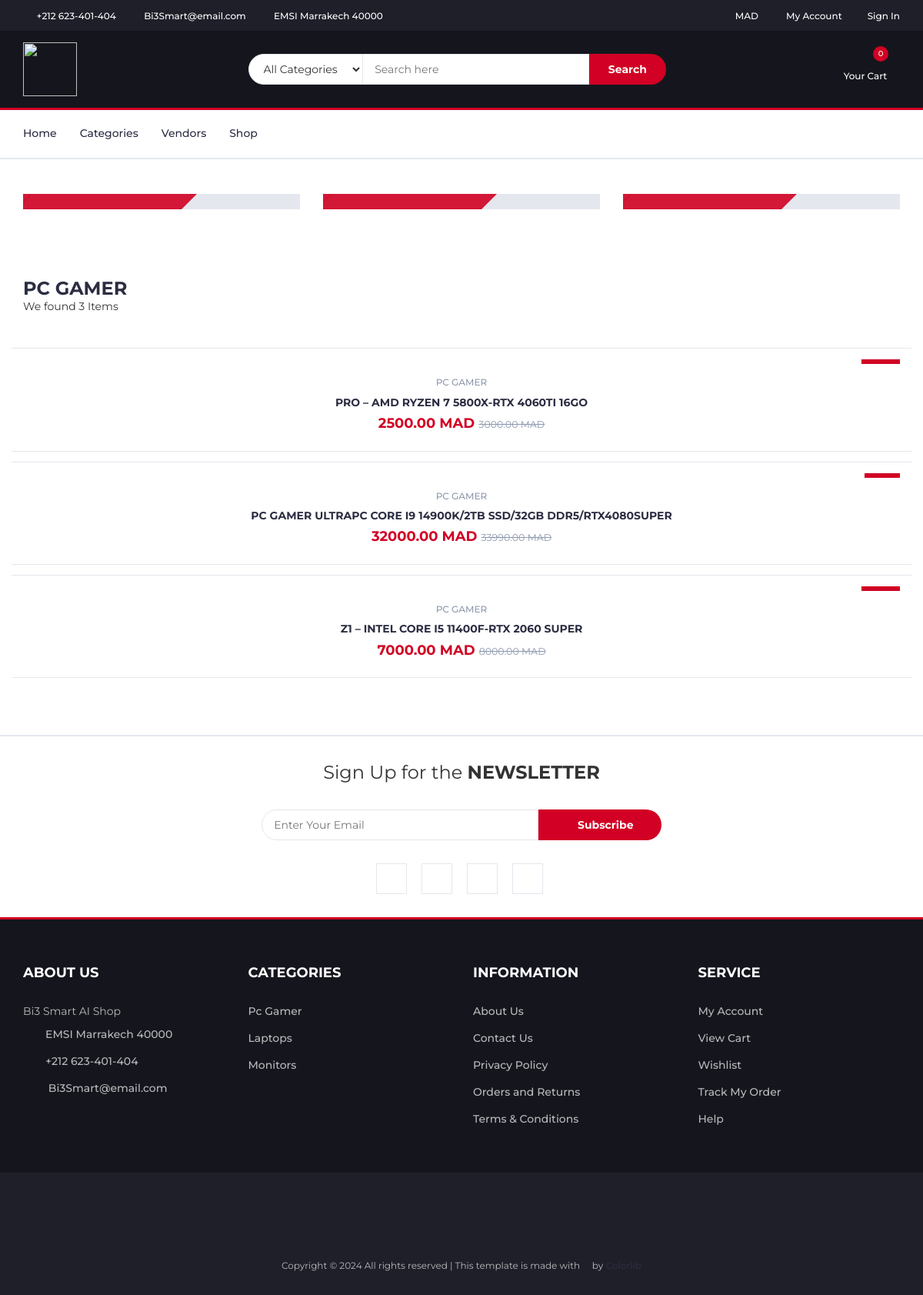
Page /category/catdda61ha5gp/ on the committed database.
### core/models.py (models this page shows, shortened)
class Category(models.Model):
    C_id= ShortUUIDField(unique=True, length=10, max_length=20,prefix="cat",alphabet="abcdefghijklmnop123456789")
    title = models.CharField(max_length=100,default="Title Category")
    image = models.ImageField(upload_to="category", default="category.jpg")
    class Meta:
        verbose_name_plural = "Categories"

class Product(models.Model):
    p_id= ShortUUIDField(unique=True, length=10, max_length=20,alphabet="abcdefghijklmnop123456789")
    title = models.CharField(max_length=100, default="Title Product")
    image = models.ImageField(upload_to=user_directory_path , default="product.jpg")
    description = CKEditor5Field(null=True, blank=True , default="This is the product")
    price = models.DecimalField(max_digits=10,decimal_places=2,default="1.99")
    old_price = models.DecimalField(max_digits=10,decimal_places=2, default="2.99")
    specefications = CKEditor5Field(null=True, blank=True)
    type = models.CharField(max_length=100, default="Electronics",null=True, blank=True)
    stock_count = models.CharField(max_length=100, default="10",null=True, blank=True)
    tags = TaggableManager(blank=True)
    product_status = models.CharField(choices=STATUS, max_length=10, default="in_review")
    status = models.BooleanField(default=True)
    in_stock  = models.BooleanField(default=True)
    featured  = models.BooleanField(default=False)
    digital  = models.BooleanField(default=False)
    user = models.ForeignKey(User, on_delete=models.SET_NULL, null=True)
    category = models.ForeignKey(Category, on_delete=models.SET_NULL, null=True,related_name="category")
    vendor = models.ForeignKey(Vendor, on_delete=models.SET_NULL, null=True , related_name="vendor")
    sku = ShortUUIDField(unique=True, length=4, max_length=20,prefix="sku",alphabet="123456789")
    date = models.DateTimeField(auto_now_add=True)
    updated = models.DateTimeField(null=True , blank=True)
    class Meta:
        verbose_name_plural = "Products"
    def get_precentage(self):
        new_price = (( self.old_price - self.price) / self.old_price)*100
        return new_price

### core/views.py (the view)
# urls.py: path("category/<C_id>/" , category_product_list_view , name="category_product_list"),
def category_product_list_view(request,C_id):
    category = Category.objects.get(C_id=C_id)
    products = Product.objects.filter(product_status="published" , category=category)
    context = {
        "category":category,
        "products":products,
    }
    return render(request,"core/category-product-list.html",context)

### core/context_processors.py (called while the page is built)
def default(request):
    categories = Category.objects.all()
    vendors = Vendor.objects.all()
    try:
        address = Address.objects.get(user=request.user)
    except:
        address =None
    return {
        'categories' : categories,
        'address':address,
        'vendors':vendors,
    }

### templates/core/category-product-list.html (shortened to what this page needs)
{% extends 'partials/base.html'%}
{% load static %}
{% block content %}
  <div class="section">
    <div class="container">
      <div class="row">
        <div class="col-md-4 col-xs-6">
          <div class="shop">
            <div class="shop-img">
            </div>
            <div class="shop-body">
            </div>
          </div>
        </div>
        <div class="col-md-4 col-xs-6">
          <div class="shop">
            <div class="shop-img">
            </div>
            <div class="shop-body">
            </div>
          </div>
        </div>
        <div class="col-md-4 col-xs-6">
          <div class="shop">
            <div class="shop-img">
            </div>
            <div class="shop-body">
            </div>
          </div>
        </div>
      </div>
    </div>
  </div>
  <div class="section">
    <div class="container">
      <div class="row">
        <div class="col-md-12">
          <div class="section-title">
            <h3 class="title">{{category.title}}</h3>
            <p class="product-price">
                We found {{products.count}} Item{{products.count|pluralize:"s"}}
            </p>
          </div>
        </div>
        <div class="col-md-12">
          <div class="row">
            <div class="products-tabs">
              <div id="tab1" class="tab-pane active">
                <div class="products-slick" data-nav="#slick-nav-1">
                  {% for product in products%}
                  <div class="product">
                    <a href="{% url 'core:product_detail' product.p_id%}">
                    <div class="product-img">
                      <div class="product-label">
                        <span class="new">-{{product.get_precentage|floatformat:0}}%</span>
                      </div>
                    </div>
                    <div class="product-body">
                      <p class="product-category">{{category.title}}</p>
                      <h3 class="product-name">
                        <a href="{% url 'core:product_detail' product.p_id%}">{{product.title}}</a>
                      </h3>
                      <h4 class="product-price">
                        {{product.price}} MAD <del class="product-old-price">{{product.old_price}} MAD</del>
                      </h4>
                    </div>
                  </a>
                  </div>
                  {% endfor%}
                </div>
              </div>
            </div>
          </div>
        </div>
      </div>
    </div>
  </div>
{% endblock content %}

### templates/partials/base.html (shortened to what this page needs)
{% load static %}
<!DOCTYPE html>
<html lang="en">
  <head>
    <link type="text/css" rel="stylesheet" href="{% static "assets/css/bootstrap.min.css" %}" />
    <link type="text/css" rel="stylesheet" href="{% static "assets/css/slick.css" %}" />
    <link type="text/css" rel="stylesheet" href="{% static "assets/css/slick-theme.css" %}" />
    <link type="text/css" rel="stylesheet" href="{% static "assets/css/nouislider.min.css" %}" />
    <link rel="stylesheet" href="{% static "assets/css/font-awesome.min.css" %}" />
    <link type="text/css" rel="stylesheet" href="{% static "assets/css/style.css" %}" />
  </head>
  <body>
    <header>
      <div id="top-header">
        <div class="container">
          <ul class="header-links pull-left">
            <li>
              <a href="#"><i class="fa fa-phone"></i> +212 623-401-404</a>
            </li>
            <li>
              <a href="#"><i class="fa fa-envelope-o"></i> Bi3Smart@email.com</a>
            </li>
            <li>
              <a href="#"
                ><i class="fa fa-map-marker"></i> EMSI Marrakech 40000</a
              >
            </li>
          </ul>
          <ul class="header-links pull-right">
            <li>
              <a href="#"><i class="fa fa-dollar"></i> MAD</a>
            </li>
            <li>
              <a href="#"><i class="fa fa-user-o"></i> My Account</a>
            </li>
            {% if request.user.is_authenticated %}
            <li>
              <a href="{% url 'userauths:sign-out'%}"><i class="fa fa-sign-out"></i>Sign Out</a>
            </li>
            {%else%}
            <li>
              <a href="{% url 'userauths:sign-in'%}"><i class="fa fa-sign-in"></i>Sign In</a>
            </li>
            {%endif%}
          </ul>
        </div>
      </div>
      <div id="header">
        <div class="container">
          <div class="row">
            <div class="col-md-3">
              <div class="header-logo">
                <a href="{% url 'core:index' %}" class="logo">
                  <img src="{% static "assets/img/logo.svg" %}" alt="" width="70" height="70" />
                </a>
              </div>
            </div>
            <div class="col-md-6">
              <div class="header-search">
                  <form action="{% url 'core:search' %}" method="GET">
                      <select class="input-select" name="category">
                          <option value="0">All Categories</option>
                      </select>
                      <input class="input" type="text" name="q" placeholder="Search here" />
                      <button type="submit" class="search-btn">Search</button>
                  </form>
              </div>
          </div>
            <div class="col-md-3 clearfix">
              <div class="header-ctn">
                <div class="dropdown">
                  <a class="dropdown-toggle" data-toggle="dropdown" aria-expanded="true" href="{% url 'core:cart' %}">
                    <i class="fa fa-shopping-cart"></i>
                    <span>Your Cart</span>
                    <div class="qty cart-items-count" id="cart-items-count">{{request.session.cart_data_obj|length}}</div>
                  </a>
                </div>
              </div>
            </div>
          </div>
        </div>
      </div>
    </header>
  <nav id="navigation">
    <div class="container">
      <div id="responsive-nav">
        <ul class="main-nav nav navbar-nav">
          <li><a href="{% url 'core:index' %}">Home</a></li>
          <li><a href="{% url 'core:category_list' %}">Categories</a></li>
          <li><a href="{% url 'core:vendors-list' %}">Vendors</a></li>
          <li><a href="{% url 'core:product_list' %}">Shop</a></li>
        </ul>
      </div>
    </div>
  </nav>
{% block content %}
{% endblock content %}
 <div id="newsletter" class="section">
  <div class="container">
    <div class="row">
      <div class="col-md-12">
        <div class="newsletter">
          <p>Sign Up for the <strong>NEWSLETTER</strong></p>
          <form>
            <input
              class="input"
              type="email"
              placeholder="Enter Your Email"
            />
            <button class="newsletter-btn">
              <i class="fa fa-envelope"></i> Subscribe
            </button>
          </form>
          <ul class="newsletter-follow">
            <ul class="list-inline">
              <li>
                  <a href="#"><i class="fa fa-facebook" style="color: #3b5998;"></i></a>
              </li>
              <li>
                  <a href="#"><i class="fa fa-twitter" style="color: #55acee;"></i></a>
              </li>
              <li>
                  <a href="#"><i class="fa fa-instagram" style="color: #ac2bac;"></i></a>
              </li>
              <li>
                  <a href="#"><i class="fa fa-whatsapp" style="color: #25d366;"></i></a>
              </li>
          </ul>
          </ul>
        </div>
      </div>
    </div>
  </div>
</div>
<footer id="footer">
    <div class="section">
      <div class="container">
        <div class="row">
          <div class="col-md-3 col-xs-6">
            <div class="footer">
              <h3 class="footer-title">About Us</h3>
              <p>
                Bi3 Smart AI Shop
              </p>
              <ul class="footer-links">
                <li>
                  <a href="#"
                    ><i class="fa fa-map-marker"></i>EMSI Marrakech 40000</a
                  >
                </li>
                <li>
                  <a href="#"><i class="fa fa-phone"></i>+212 623-401-404</a>
                </li>
                <li>
                  <a href="#"
                    ><i class="fa fa-envelope-o"></i> Bi3Smart@email.com</a
                  >
                </li>
              </ul>
            </div>
          </div>
          <div class="col-md-3 col-xs-6">
            <div class="footer">
              <h3 class="footer-title">Categories</h3>
              <ul class="footer-links">
                {% for category in categories%}
                  <li><a data-toggle="tab" href="{% url 'core:category_product_list' category.C_id %}">{{category.title}}</a></li>
                {%endfor%}
              </ul>
            </div>
          </div>
          <div class="col-md-3 col-xs-6">
            <div class="footer">
              <h3 class="footer-title">Information</h3>
              <ul class="footer-links">
                <li><a href="#">About Us</a></li>
                <li><a href="#">Contact Us</a></li>
                <li><a href="#">Privacy Policy</a></li>
                <li><a href="#">Orders and Returns</a></li>
                <li><a href="#">Terms & Conditions</a></li>
              </ul>
            </div>
          </div>
          <div class="col-md-3 col-xs-6">
            <div class="footer">
              <h3 class="footer-title">Service</h3>
              <ul class="footer-links">
                <li><a href="#">My Account</a></li>
                <li><a href="#">View Cart</a></li>
                <li><a href="#">Wishlist</a></li>
                <li><a href="#">Track My Order</a></li>
                <li><a href="#">Help</a></li>
              </ul>
            </div>
          </div>
        </div>
      </div>
    </div>
    <div id="bottom-footer" class="section">
      <div class="container">
        <div class="row">
          <div class="col-md-12 text-center">
            <ul class="footer-payments">
              <li>
                <a href="#"><i class="fa fa-cc-visa"></i></a>
              </li>
              <li>
                <a href="#"><i class="fa fa-credit-card"></i></a>
              </li>
              <li>
                <a href="#"><i class="fa fa-cc-paypal"></i></a>
              </li>
              <li>
                <a href="#"><i class="fa fa-cc-mastercard"></i></a>
              </li>
              <li>
                <a href="#"><i class="fa fa-cc-discover"></i></a>
              </li>
              <li>
                <a href="#"><i class="fa fa-cc-amex"></i></a>
              </li>
            </ul>
            <span class="copyright">
              Copyright &copy;
              All rights reserved | This template is made with
              <i class="fa fa-heart-o" aria-hidden="true"></i> by
              <a href="https://colorlib.com" target="_blank">Colorlib</a>
            </span>
          </div>
        </div>
      </div>
    </div>
  </footer>
</body>
</html>

### rows in the picture
Category: title "PC GAMER", title "Pc Gamer"
Product: title "PRO – AMD RYZEN 7 5800X-RTX 4060TI 16GO", price "2500.00", old_price "3000.00"
Product: title "PC GAMER ULTRAPC CORE I9 14900K/2TB SSD/32GB DDR5/RTX4080SUPER", price "32000.00", old_price "33990.00"
Product: title "Z1 – INTEL CORE I5 11400F-RTX 2060 SUPER", price "7000.00", old_price "8000.00"
Category: title "Laptops"
Category: title "Monitors"

### other values in the picture
{{ request.session.cart_data_obj|length }} "0"
{{ products.count }} "3"
